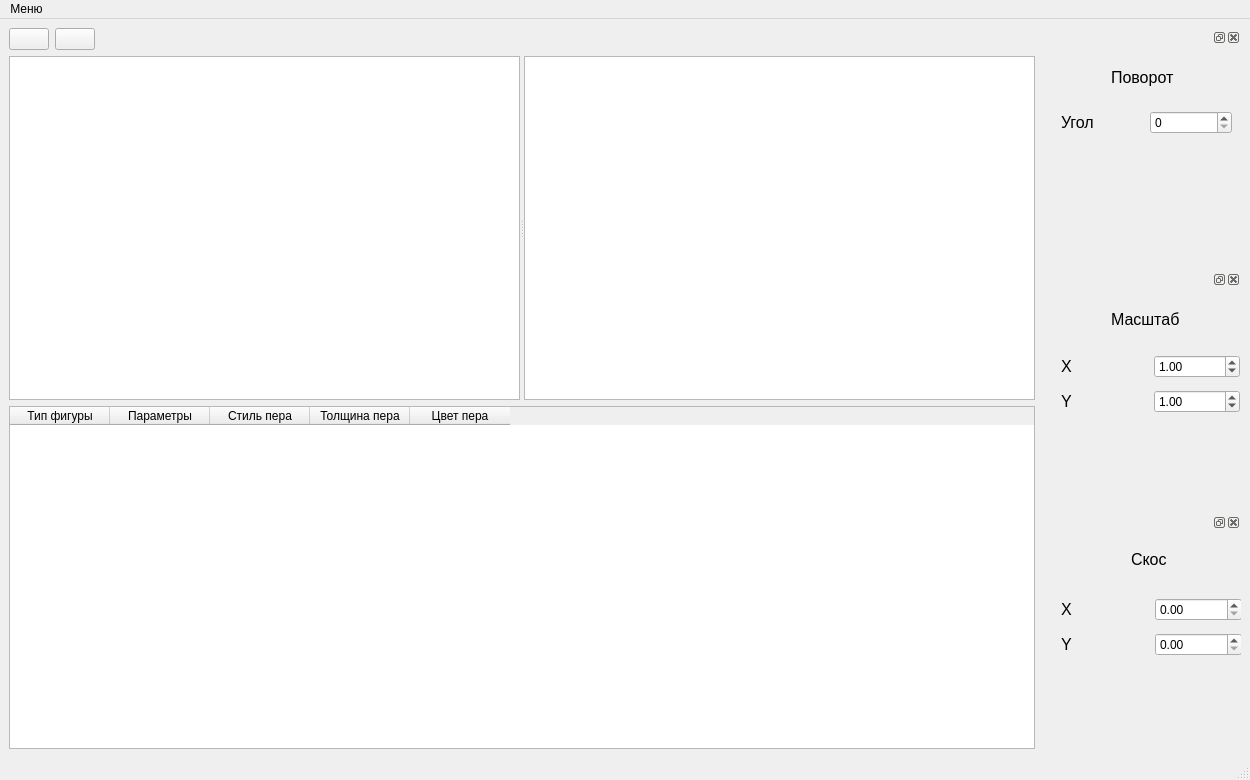
<?xml version="1.0" encoding="UTF-8"?>
<ui version="4.0">
 <class>MainWindow</class>
 <widget class="QMainWindow" name="MainWindow">
  <property name="geometry">
   <rect>
    <x>0</x>
    <y>0</y>
    <width>1250</width>
    <height>780</height>
   </rect>
  </property>
  <property name="windowTitle">
   <string>MainWindow</string>
  </property>
  <widget class="QWidget" name="centralwidget">
   <layout class="QGridLayout" name="gridLayout">
    <item row="1" column="0">
     <widget class="QSplitter" name="splitter">
      <property name="sizePolicy">
       <sizepolicy hsizetype="Expanding" vsizetype="Expanding">
        <horstretch>0</horstretch>
        <verstretch>0</verstretch>
       </sizepolicy>
      </property>
      <property name="orientation">
       <enum>Qt::Horizontal</enum>
      </property>
      <widget class="QGraphicsView" name="gv_left">
       <property name="minimumSize">
        <size>
         <width>0</width>
         <height>0</height>
        </size>
       </property>
      </widget>
      <widget class="QGraphicsView" name="gv_right">
       <property name="minimumSize">
        <size>
         <width>0</width>
         <height>0</height>
        </size>
       </property>
      </widget>
     </widget>
    </item>
    <item row="0" column="1" rowspan="3">
     <layout class="QVBoxLayout" name="verticalLayout_2">
      <item>
       <widget class="QDockWidget" name="dockWidget">
        <property name="enabled">
         <bool>true</bool>
        </property>
        <property name="sizePolicy">
         <sizepolicy hsizetype="Expanding" vsizetype="Minimum">
          <horstretch>0</horstretch>
          <verstretch>0</verstretch>
         </sizepolicy>
        </property>
        <property name="minimumSize">
         <size>
          <width>100</width>
          <height>35</height>
         </size>
        </property>
        <property name="maximumSize">
         <size>
          <width>200</width>
          <height>524287</height>
         </size>
        </property>
        <widget class="QWidget" name="dockWidgetContents_5">
         <widget class="QLabel" name="label">
          <property name="geometry">
           <rect>
            <x>70</x>
            <y>20</y>
            <width>81</width>
            <height>21</height>
           </rect>
          </property>
          <property name="font">
           <font>
            <pointsize>12</pointsize>
           </font>
          </property>
          <property name="text">
           <string>Поворот</string>
          </property>
         </widget>
         <widget class="QWidget" name="">
          <property name="geometry">
           <rect>
            <x>20</x>
            <y>60</y>
            <width>171</width>
            <height>31</height>
           </rect>
          </property>
          <layout class="QHBoxLayout" name="horizontalLayout_3">
           <item>
            <widget class="QLabel" name="label_2">
             <property name="font">
              <font>
               <pointsize>12</pointsize>
              </font>
             </property>
             <property name="text">
              <string>Угол</string>
             </property>
            </widget>
           </item>
           <item>
            <widget class="QSpinBox" name="sb_angle">
             <property name="maximum">
              <number>360</number>
             </property>
            </widget>
           </item>
          </layout>
         </widget>
        </widget>
       </widget>
      </item>
      <item>
       <widget class="QDockWidget" name="dockWidget_2">
        <property name="sizePolicy">
         <sizepolicy hsizetype="Expanding" vsizetype="Minimum">
          <horstretch>0</horstretch>
          <verstretch>0</verstretch>
         </sizepolicy>
        </property>
        <property name="minimumSize">
         <size>
          <width>100</width>
          <height>0</height>
         </size>
        </property>
        <property name="maximumSize">
         <size>
          <width>200</width>
          <height>524287</height>
         </size>
        </property>
        <widget class="QWidget" name="dockWidgetContents_6">
         <widget class="QLabel" name="label_3">
          <property name="geometry">
           <rect>
            <x>70</x>
            <y>20</y>
            <width>71</width>
            <height>21</height>
           </rect>
          </property>
          <property name="font">
           <font>
            <pointsize>12</pointsize>
           </font>
          </property>
          <property name="text">
           <string>Масштаб</string>
          </property>
         </widget>
         <widget class="QWidget" name="">
          <property name="geometry">
           <rect>
            <x>20</x>
            <y>60</y>
            <width>179</width>
            <height>71</height>
           </rect>
          </property>
          <layout class="QVBoxLayout" name="verticalLayout_3">
           <item>
            <layout class="QHBoxLayout" name="horizontalLayout_4">
             <item>
              <widget class="QLabel" name="label_4">
               <property name="sizePolicy">
                <sizepolicy hsizetype="Minimum" vsizetype="Preferred">
                 <horstretch>0</horstretch>
                 <verstretch>0</verstretch>
                </sizepolicy>
               </property>
               <property name="font">
                <font>
                 <pointsize>12</pointsize>
                </font>
               </property>
               <property name="text">
                <string>X</string>
               </property>
              </widget>
             </item>
             <item>
              <widget class="QDoubleSpinBox" name="sb_scaleX">
               <property name="minimum">
                <double>0.000000000000000</double>
               </property>
               <property name="singleStep">
                <double>0.100000000000000</double>
               </property>
               <property name="value">
                <double>1.000000000000000</double>
               </property>
              </widget>
             </item>
            </layout>
           </item>
           <item>
            <layout class="QHBoxLayout" name="horizontalLayout_5">
             <item>
              <widget class="QLabel" name="label_5">
               <property name="font">
                <font>
                 <pointsize>12</pointsize>
                </font>
               </property>
               <property name="text">
                <string>Y</string>
               </property>
              </widget>
             </item>
             <item>
              <widget class="QDoubleSpinBox" name="sb_scaleY">
               <property name="minimum">
                <double>0.000000000000000</double>
               </property>
               <property name="singleStep">
                <double>0.100000000000000</double>
               </property>
               <property name="value">
                <double>1.000000000000000</double>
               </property>
              </widget>
             </item>
            </layout>
           </item>
          </layout>
         </widget>
        </widget>
       </widget>
      </item>
      <item>
       <widget class="QDockWidget" name="dockWidget_3">
        <property name="sizePolicy">
         <sizepolicy hsizetype="Expanding" vsizetype="Expanding">
          <horstretch>0</horstretch>
          <verstretch>0</verstretch>
         </sizepolicy>
        </property>
        <property name="minimumSize">
         <size>
          <width>100</width>
          <height>35</height>
         </size>
        </property>
        <property name="maximumSize">
         <size>
          <width>200</width>
          <height>524287</height>
         </size>
        </property>
        <widget class="QWidget" name="dockWidgetContents_7">
         <widget class="QLabel" name="label_6">
          <property name="geometry">
           <rect>
            <x>90</x>
            <y>20</y>
            <width>47</width>
            <height>14</height>
           </rect>
          </property>
          <property name="font">
           <font>
            <pointsize>12</pointsize>
           </font>
          </property>
          <property name="text">
           <string>Скос</string>
          </property>
         </widget>
         <widget class="QWidget" name="">
          <property name="geometry">
           <rect>
            <x>20</x>
            <y>60</y>
            <width>181</width>
            <height>71</height>
           </rect>
          </property>
          <layout class="QVBoxLayout" name="verticalLayout_4">
           <item>
            <layout class="QHBoxLayout" name="horizontalLayout_6">
             <item>
              <widget class="QLabel" name="label_7">
               <property name="font">
                <font>
                 <pointsize>12</pointsize>
                </font>
               </property>
               <property name="text">
                <string>X</string>
               </property>
              </widget>
             </item>
             <item>
              <widget class="QDoubleSpinBox" name="sb_shearX">
               <property name="singleStep">
                <double>0.100000000000000</double>
               </property>
               <property name="value">
                <double>0.000000000000000</double>
               </property>
              </widget>
             </item>
            </layout>
           </item>
           <item>
            <layout class="QHBoxLayout" name="horizontalLayout_7">
             <item>
              <widget class="QLabel" name="label_8">
               <property name="font">
                <font>
                 <pointsize>12</pointsize>
                </font>
               </property>
               <property name="text">
                <string>Y</string>
               </property>
              </widget>
             </item>
             <item>
              <widget class="QDoubleSpinBox" name="sb_shearY">
               <property name="singleStep">
                <double>0.100000000000000</double>
               </property>
               <property name="value">
                <double>0.000000000000000</double>
               </property>
              </widget>
             </item>
            </layout>
           </item>
          </layout>
         </widget>
        </widget>
       </widget>
      </item>
     </layout>
    </item>
    <item row="0" column="0">
     <layout class="QHBoxLayout" name="horizontalLayout">
      <item>
       <widget class="QPushButton" name="pb_ellipse">
        <property name="text">
         <string/>
        </property>
        <property name="icon">
         <iconset resource="source.qrc">
          <normaloff>:/icons/IconEllipse.ico</normaloff>:/icons/IconEllipse.ico</iconset>
        </property>
        <property name="iconSize">
         <size>
          <width>32</width>
          <height>32</height>
         </size>
        </property>
       </widget>
      </item>
      <item>
       <widget class="QPushButton" name="pb_rectangle">
        <property name="text">
         <string/>
        </property>
        <property name="icon">
         <iconset resource="source.qrc">
          <normaloff>:/icons/IconRect.ico</normaloff>:/icons/IconRect.ico</iconset>
        </property>
        <property name="iconSize">
         <size>
          <width>32</width>
          <height>32</height>
         </size>
        </property>
       </widget>
      </item>
      <item>
       <spacer name="horizontalSpacer">
        <property name="orientation">
         <enum>Qt::Horizontal</enum>
        </property>
        <property name="sizeHint" stdset="0">
         <size>
          <width>40</width>
          <height>20</height>
         </size>
        </property>
       </spacer>
      </item>
     </layout>
    </item>
    <item row="2" column="0">
     <widget class="QTableWidget" name="tableWidget">
      <property name="enabled">
       <bool>true</bool>
      </property>
      <property name="minimumSize">
       <size>
        <width>0</width>
        <height>0</height>
       </size>
      </property>
      <property name="columnCount">
       <number>5</number>
      </property>
      <column>
       <property name="text">
        <string>Тип фигуры</string>
       </property>
      </column>
      <column>
       <property name="text">
        <string>Параметры</string>
       </property>
      </column>
      <column>
       <property name="text">
        <string>Стиль пера</string>
       </property>
      </column>
      <column>
       <property name="text">
        <string>Толщина пера</string>
       </property>
      </column>
      <column>
       <property name="text">
        <string>Цвет пера</string>
       </property>
      </column>
     </widget>
    </item>
   </layout>
  </widget>
  <widget class="QMenuBar" name="menubar">
   <property name="geometry">
    <rect>
     <x>0</x>
     <y>0</y>
     <width>1250</width>
     <height>21</height>
    </rect>
   </property>
   <widget class="QMenu" name="menu">
    <property name="title">
     <string>Меню</string>
    </property>
    <addaction name="action_chooseColor"/>
    <addaction name="action_settings"/>
   </widget>
   <addaction name="menu"/>
  </widget>
  <widget class="QStatusBar" name="statusbar"/>
  <action name="action_chooseColor">
   <property name="text">
    <string>Цвет</string>
   </property>
  </action>
  <action name="action_settings">
   <property name="text">
    <string>Расширенные настройки</string>
   </property>
  </action>
 </widget>
 <resources>
  <include location="source.qrc"/>
 </resources>
 <connections/>
</ui>
